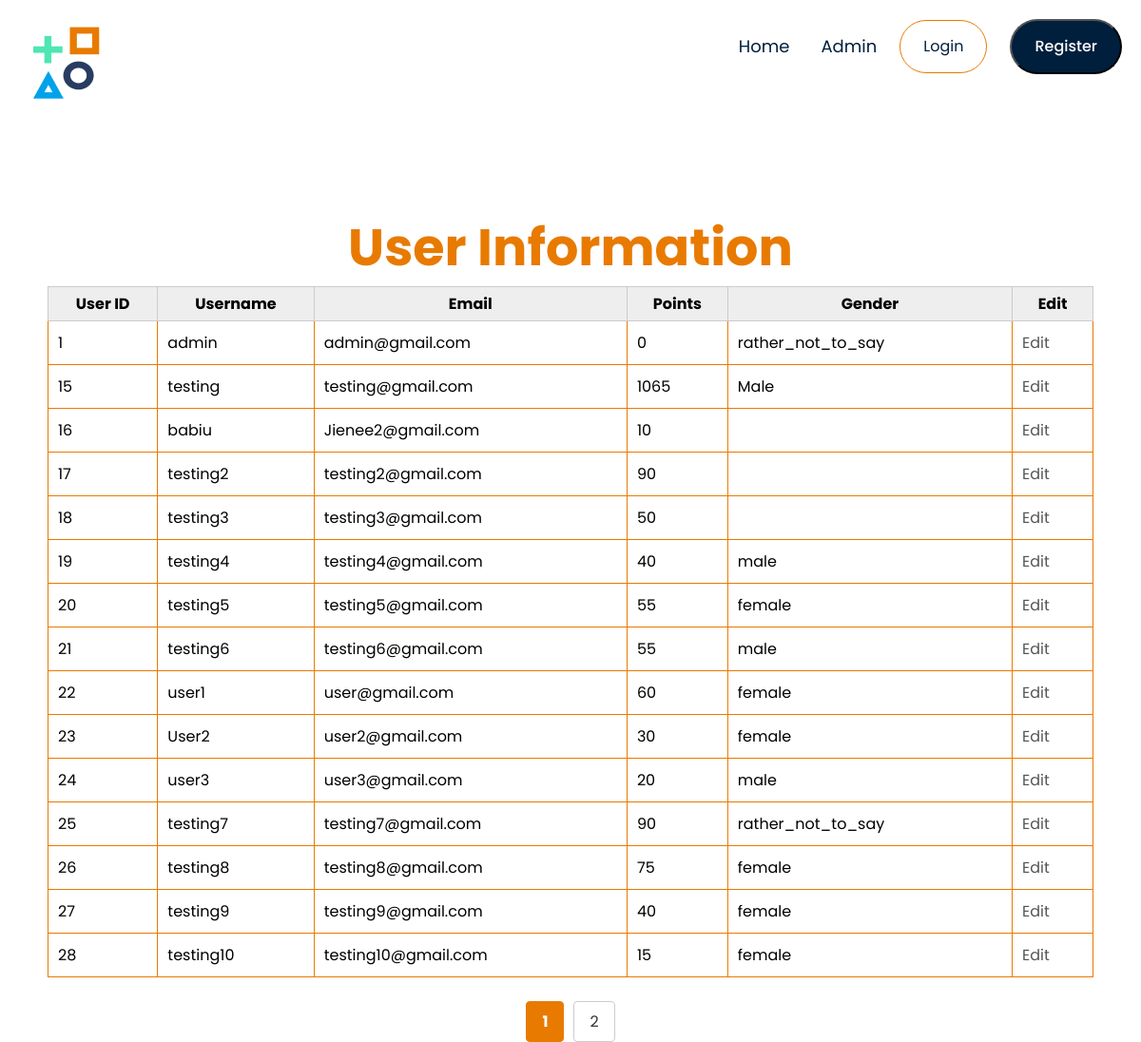
The page /Event/Private/user_edit.php on the database as committed earlier.
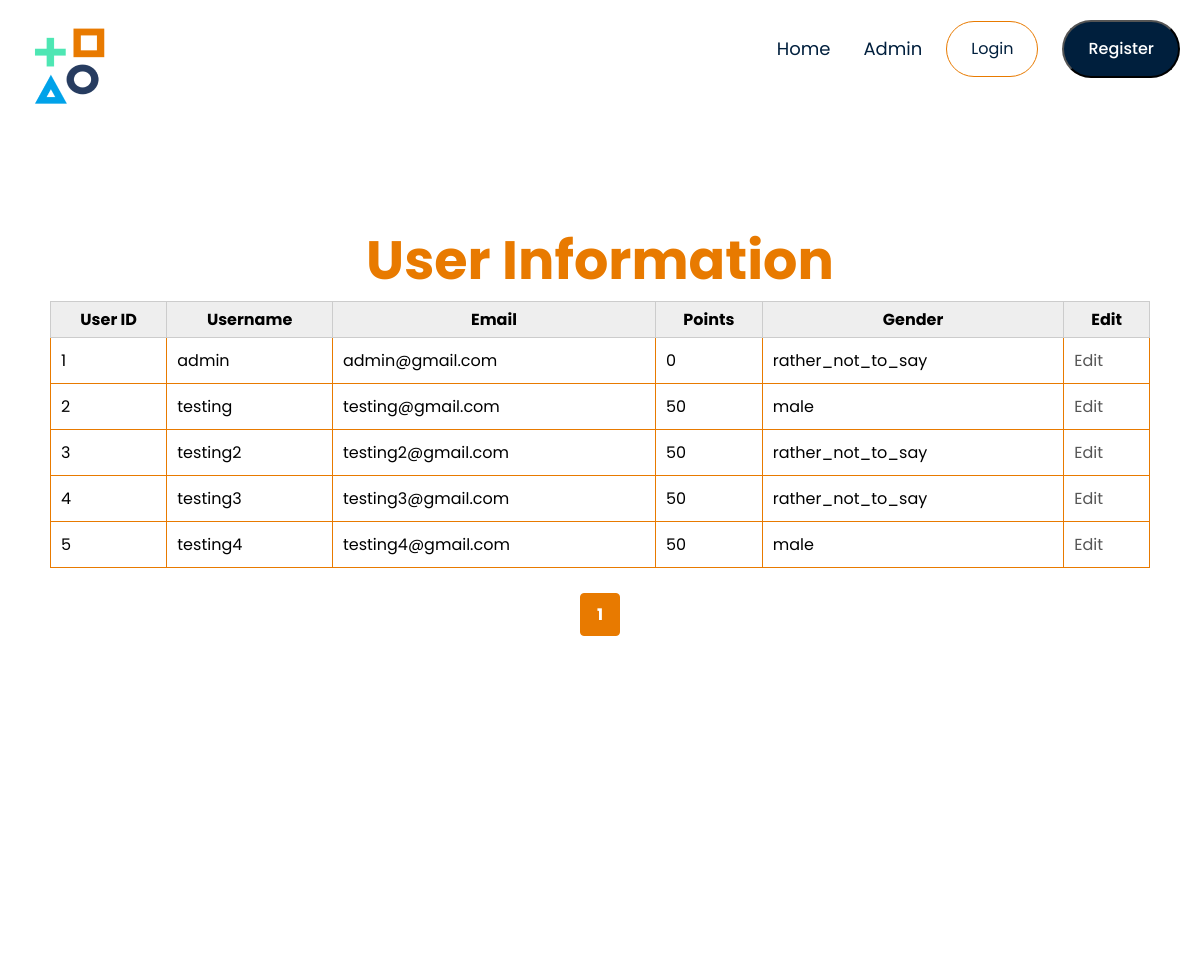
The same page on the database as committed later.
### tables this page shows
CREATE TABLE `users` (
  `id` int(255) NOT NULL,
  `user_role_id` int(255) DEFAULT NULL,
  `username` varchar(255) NOT NULL,
  `email` varchar(255) NOT NULL,
  `password` varchar(255) NOT NULL,
  `points` int(255) NOT NULL DEFAULT 0,
  `gender` varchar(255) DEFAULT NULL
);

### Event/Private/user_edit.php (the view, shortened to what this page needs)
<?php
require_once('../Public/db_connect.php');
require_once('Part/header.php');
$records_per_page = 15;
$page = isset($_GET['page']) ? $_GET['page'] : 1;
$offset = ($page - 1) * $records_per_page;
$userInfoQuery = "SELECT id, username, email, points, gender FROM users LIMIT $offset, $records_per_page";
$userInfoResult = $conn->query($userInfoQuery);
$totalRecordsQuery = "SELECT COUNT(*) as totalRecords FROM users";
$totalRecordsResult = $conn->query($totalRecordsQuery);
$totalRecordsRow = $totalRecordsResult->fetch_assoc();
$totalRecords = $totalRecordsRow['totalRecords'];
$totalPages = ceil($totalRecords / $records_per_page);
?>
<!DOCTYPE html>
<html lang="en">
<head>
    <link rel="stylesheet" href="../Public/public.css">
    <link rel="stylesheet" href="https://stackpath.bootstrapcdn.com/font-awesome/4.7.0/css/font-awesome.min.css">
</head>
<body>
    <div class="container">
        <section class="hero">
            <div class="container">
                <h2 class="title">User Information</h2>
                <table border="1">
                    <thead>
                        <tr>
                            <th>User ID</th>
                            <th>Username</th>
                            <th>Email</th>
                            <th>Points</th>
                            <th>Gender</th>
                            <th>Edit</th>
                        </tr>
                    </thead>
                    <tbody>
                        <?php
                        while ($row = $userInfoResult->fetch_assoc()){ ?>
                            <tr>
                                <td><?php echo $row['id']; ?></td>
                                <td><?php echo $row['username']; ?></td>
                                <td><?php echo $row['email']; ?></td>
                                <td><?php echo $row['points']; ?></td>
                                <td><?php echo $row['gender']; ?></td>
                                <td><a class='edit-link' href='edit_user.php?id=<?php echo $row['id']; ?>'>Edit</a></td>
                            </tr>
                        <?php }
                        ?>
                    </tbody>
                </table>
                <div class="pagination">
                    <?php for ($i = 1; $i <= $totalPages; $i++) : ?>
                        <a href="?page=<?php echo $i; ?>" class="<?php echo $i == $page ? 'current-page' : ''; ?>"><?php echo $i; ?></a>
                    <?php endfor; ?>
                </div>
            </div>
        </section>
    </div>
</body>
</html>

Rows that differ between the two databases and show on the page:
removed users: id "15", username "testing", email "testing@gmail.com", points "1065", gender "Male"
removed users: id "16", username "babiu", email "Jienee2@gmail.com", points "10"
removed users: id "17", username "testing2", email "testing2@gmail.com", points "90"
removed users: id "18", username "testing3", email "testing3@gmail.com", points "50"
removed users: id "19", username "testing4", email "testing4@gmail.com", points "40", gender "male"
removed users: id "20", username "testing5", email "testing5@gmail.com", points "55", gender "female"
removed users: id "21", username "testing6", email "testing6@gmail.com", points "55", gender "male"
removed users: id "22", username "user1", email "user@gmail.com", points "60", gender "female"
removed users: id "23", username "User2", email "user2@gmail.com", points "30", gender "female"
removed users: id "24", username "user3", email "user3@gmail.com", points "20", gender "male"
removed users: id "25", username "testing7", email "testing7@gmail.com", points "90", gender "rather_not_to_say"
removed users: id "26", username "testing8", email "testing8@gmail.com", points "75", gender "female"
removed users: id "27", username "testing9", email "testing9@gmail.com", points "40", gender "female"
removed users: id "28", username "testing10", email "testing10@gmail.com", points "15", gender "female"
added users: id "2", username "testing", email "testing@gmail.com", points "50", gender "male"
added users: id "3", username "testing2", email "testing2@gmail.com", points "50", gender "rather_not_to_say"
added users: id "4", username "testing3", email "testing3@gmail.com", points "50", gender "rather_not_to_say"
added users: id "5", username "testing4", email "testing4@gmail.com", points "50", gender "male"
Other text that changed with them:
list line gone: "2"
